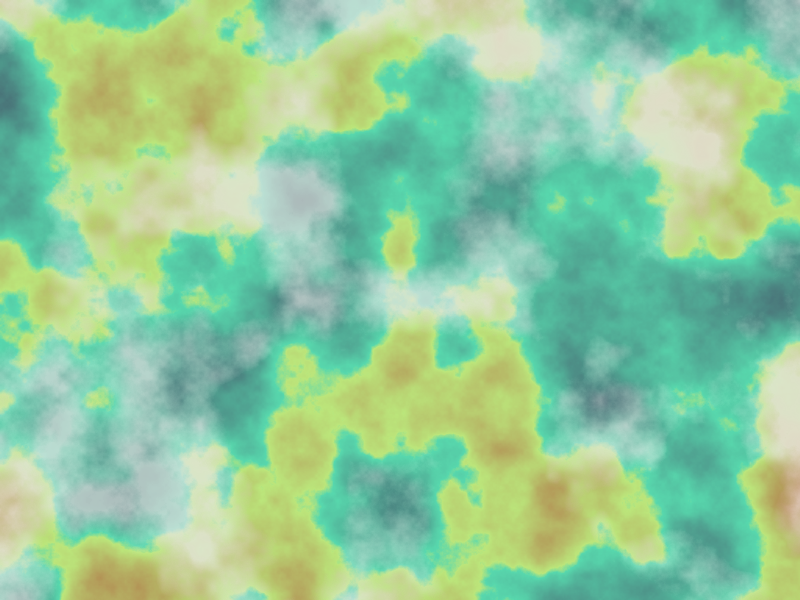
Frame 1 (no input)
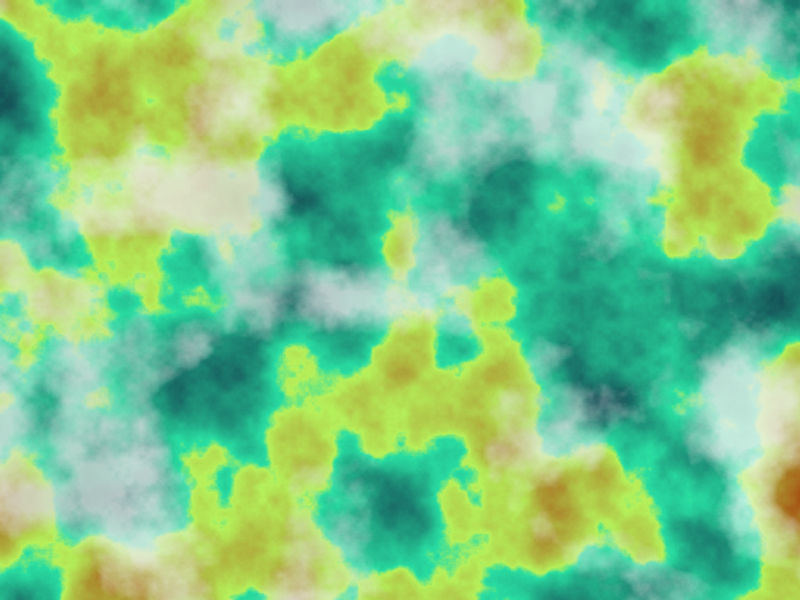
Frame 60 (the mouse pressed at the canvas centre just before this capture)
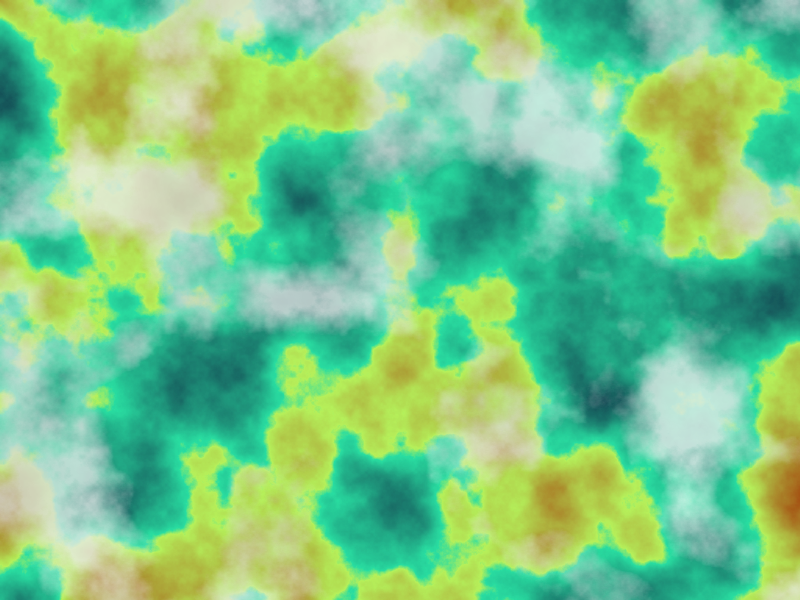
Frame 120 (the mouse held since frame 60 and released just before this capture)

The Processing sketch that drew these frames (run headless with seeded random() and noise(); from frame 60 on, the mouse is pressed at the canvas centre):

// Processing sketch: ej03_mapa
// ── ej03_mapa.pde
// Segun noise(), en cada punto decido si dibujar un pixel que represente tierra o mar, dependiendo de que tan cerca de 1 este el resultado del ruido
// Con la misma idea, una capa superior de ruido decide que tan transparente se vuelve una imagen blanca, y se va moviendo en la coordenada x

PGraphics terrain;
PGraphics clouds;
int nextX;

void setup() {
  size(800, 600);
  noiseDetail(16);
  noiseSeed(6);
  
  terrain = createGraphics(width, height);
  generateTerrain();
  
  clouds = createGraphics(width, height);
  generateClouds();
}

void draw() {
  image(terrain, 0, 0);
  image(clouds, 0, 0);
  moveClouds();
}

void generateTerrain() {
  terrain.beginDraw();
  for (int x=0; x<width; x++) {
    for (int y=0; y<height; y++) {
      color c = heightColorAt(x, y);
      terrain.stroke(c);
      terrain.point(x, y);      
    }
  }
  terrain.endDraw();
}

color heightColorAt(float x, float y) {
  float noiseSensitivity = 0.01;
  x *= noiseSensitivity;
  y *= noiseSensitivity;
  float n = noise(x, y);
  color c;
  color deepBlue = color(10, 10, 50);
  color lightBlue = color(40, 220, 160);
  color plainYellow = color(180, 240, 90);
  color highBrown = color(160, 40, 0);
  float seaCut = 0.5;
  float landCut = 0.55;
  if (n < seaCut) {
    n = map(n, 0, seaCut, 0, 1);
    c = lerpColor(deepBlue, lightBlue, n);
  } else if (n < landCut) {
    n = map(n, seaCut, landCut, 0, 1);
    c = lerpColor(lightBlue, plainYellow, n);
  } else {
    n = map(n, landCut, 1, 0, 1);
    c = lerpColor(plainYellow, highBrown, n);
  }
  return c;
}

void generateClouds() {
  clouds.beginDraw();
  clouds.clear();
  for (int x=0; x<width; x++) {
    for (int y=0; y<height; y++) {
      color c = cloudColorAt(x, y);
      clouds.stroke(c);
      clouds.point(x, y);      
    }
  }
  clouds.endDraw();
  nextX = width;
}

color cloudColorAt(float x, float y) {
  float noiseSensitivity = 0.01;
  float bNoise = noise(x*noiseSensitivity, y*noiseSensitivity);
  float brightness = map(bNoise, 0, 1, 200, 255);
  float alphaNoise = noise(x*noiseSensitivity, y*noiseSensitivity, 1);
  if (alphaNoise < 0.5) {
    alphaNoise = 0;
  } else {
    alphaNoise = map(alphaNoise, 0.5, 0.7, 0, 1);
  }
  float alpha = map(alphaNoise, 0, 1, 0, 255);
  return color(brightness, alpha);
}

void moveClouds() {
  PGraphics temp = createGraphics(width, height);
  temp.beginDraw();
  temp.image(clouds, 0, 0);
  temp.endDraw();
  
  clouds.beginDraw();
  clouds.clear();
  clouds.image(temp, -1, 0);
  for (int y=0; y<height; y++) {
    color c = cloudColorAt(nextX, y);
    clouds.stroke(c);
    clouds.point(width-1, y);
  }
  clouds.endDraw();
  nextX++;
}
